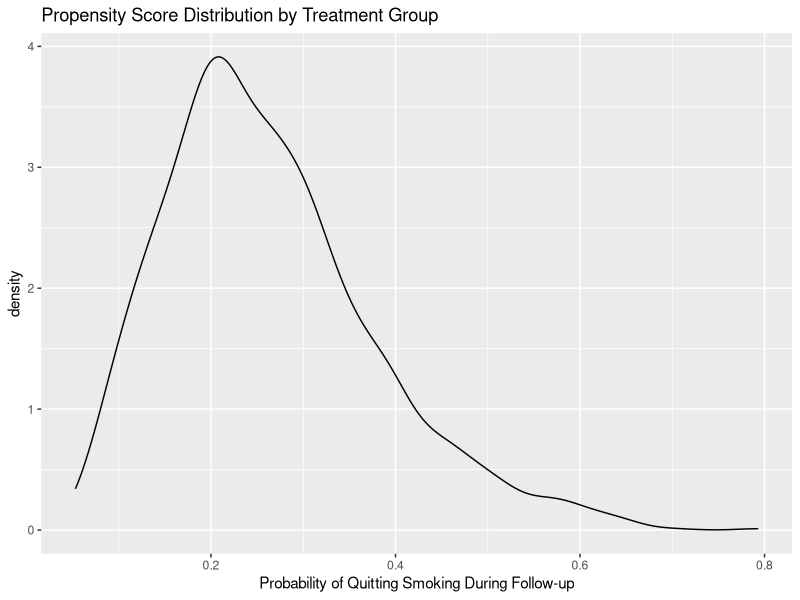
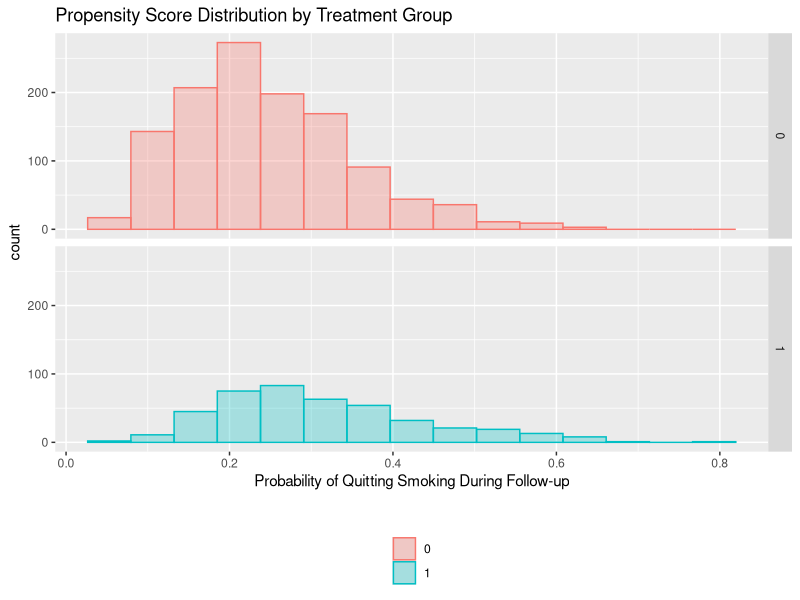

Reproduce these figures in R, in order.
## ---- chunk 1
knitr::opts_chunk$set(collapse = TRUE, comment = '#>')
## ---- chunk 2
library(here)
## ---- chunk 3
#install.packages("readxl") # install package if required
library("readxl")

nhefs <- read_excel(here("data", "NHEFS.xls"))
nhefs$cens <- ifelse(is.na(nhefs$wt82), 1, 0)

# regression on covariates, allowing for some effect modification
fit <- glm(wt82_71 ~ qsmk + sex + race + age + I(age*age) + as.factor(education)
           + smokeintensity + I(smokeintensity*smokeintensity) + smokeyrs
           + I(smokeyrs*smokeyrs) + as.factor(exercise) + as.factor(active)
           + wt71 + I(wt71*wt71) + I(qsmk*smokeintensity), data=nhefs)
summary(fit)

# (step 1) build the contrast matrix with all zeros
# this function builds the blank matrix 
# install.packages("multcomp") # install packages if necessary
library("multcomp")
makeContrastMatrix <- function(model, nrow, names) {
  m <- matrix(0, nrow = nrow, ncol = length(coef(model)))
  colnames(m) <- names(coef(model))
  rownames(m) <- names
  return(m)
}
K1 <-
  makeContrastMatrix(
    fit,
    2,
    c(
      'Effect of Quitting Smoking at Smokeintensity of 5',
      'Effect of Quitting Smoking at Smokeintensity of 40'
    )
  )
# (step 2) fill in the relevant non-zero elements 
K1[1:2, 'qsmk'] <- 1
K1[1:2, 'I(qsmk * smokeintensity)'] <- c(5, 40)

# (step 3) check the contrast matrix
K1 

# (step 4) estimate the contrasts, get tests and confidence intervals for them
estimates1 <- glht(fit, K1)
  summary(estimates1)
  confint(estimates1)

# regression on covariates, not allowing for effect modification
fit2 <- glm(wt82_71 ~ qsmk + sex + race + age + I(age*age) + as.factor(education)
           + smokeintensity + I(smokeintensity*smokeintensity) + smokeyrs
           + I(smokeyrs*smokeyrs) + as.factor(exercise) + as.factor(active)
           + wt71 + I(wt71*wt71), data=nhefs)
  
summary(fit2)
## ---- chunk 4
fit3 <- glm(qsmk ~ sex + race + age + I(age*age) + as.factor(education)
            + smokeintensity + I(smokeintensity*smokeintensity) + smokeyrs
            + I(smokeyrs*smokeyrs) + as.factor(exercise) + as.factor(active)
            + wt71 + I(wt71*wt71), data=nhefs, family=binomial())
summary(fit3)
nhefs$ps <- predict(fit3, nhefs, type="response")

summary(nhefs$ps[nhefs$qsmk==0])
summary(nhefs$ps[nhefs$qsmk==1])

# # plotting the estimated propensity score
# install.packages("ggplot2") # install packages if necessary
# install.packages("dplyr")
library("ggplot2")
library("dplyr")
ggplot(nhefs, aes(x = ps, fill = qsmk)) + geom_density(alpha = 0.2) +
  xlab('Probability of Quitting Smoking During Follow-up') +
  ggtitle('Propensity Score Distribution by Treatment Group') +
  scale_fill_discrete('') +
  theme(legend.position = 'bottom', legend.direction = 'vertical')

# alternative plot with histograms
nhefs <- nhefs %>% mutate(qsmklabel = ifelse(qsmk == 1,
                       yes = 'Quit Smoking 1971-1982',
                       no = 'Did Not Quit Smoking 1971-1982'))
ggplot(nhefs, aes(x = ps, fill = as.factor(qsmk), color = as.factor(qsmk))) +
  geom_histogram(alpha = 0.3, position = 'identity', bins=15) +
  facet_grid(as.factor(qsmk) ~ .) +
  xlab('Probability of Quitting Smoking During Follow-up') +
  ggtitle('Propensity Score Distribution by Treatment Group') +
  scale_fill_discrete('') +
  scale_color_discrete('') +
  theme(legend.position = 'bottom', legend.direction = 'vertical')
## ---- chunk 5
# calculation of deciles
nhefs$ps.dec <- cut(nhefs$ps, 
                    breaks=c(quantile(nhefs$ps, probs=seq(0,1,0.1))),
                    labels=seq(1:10),
                    include.lowest=TRUE)

#install.packages("psych") # install package if required
library("psych")
describeBy(nhefs$ps, list(nhefs$ps.dec, nhefs$qsmk))

# function to create deciles easily
decile <- function(x) {
  return(factor(quantcut(x, seq(0, 1, 0.1), labels = FALSE)))
}

# regression on PS deciles, allowing for effect modification
for (deciles in c(1:10)) {
  print(t.test(wt82_71~qsmk, data=nhefs[which(nhefs$ps.dec==deciles),]))
}

# regression on PS deciles, not allowing for effect modification
fit.psdec <- glm(wt82_71 ~ qsmk + as.factor(ps.dec), data = nhefs)
summary(fit.psdec)
confint.lm(fit.psdec)
## ---- chunk 6
#install.packages("boot") # install package if required
library("boot")

# standardization by propensity score, agnostic regarding effect modification 
std.ps <- function(data, indices) {
  d <- data[indices,] # 1st copy: equal to original one`
  # calculating propensity scores
  ps.fit <- glm(qsmk ~ sex + race + age + I(age*age) 
                + as.factor(education) + smokeintensity
                + I(smokeintensity*smokeintensity) + smokeyrs
                + I(smokeyrs*smokeyrs) + as.factor(exercise)
                + as.factor(active) + wt71 + I(wt71*wt71),
                data=d, family=binomial())
  d$pscore <- predict(ps.fit, d, type="response")
  
  # create a dataset with 3 copies of each subject
  d$interv <- -1 # 1st copy: equal to original one`
  d0 <- d # 2nd copy: treatment set to 0, outcome to missing
  d0$interv <- 0
  d0$qsmk <- 0
  d0$wt82_71 <- NA
  d1 <- d # 3rd copy: treatment set to 1, outcome to missing
  d1$interv <- 1
  d1$qsmk <- 1
  d1$wt82_71 <- NA
  d.onesample <- rbind(d, d0, d1) # combining datasets

  std.fit <- glm(wt82_71 ~ qsmk + pscore + I(qsmk*pscore), data=d.onesample)
  d.onesample$predicted_meanY <- predict(std.fit, d.onesample)

  # estimate mean outcome in each of the groups interv=-1, interv=0, and interv=1
  return(c(mean(d.onesample$predicted_meanY[d.onesample$interv==-1]),
           mean(d.onesample$predicted_meanY[d.onesample$interv==0]),
           mean(d.onesample$predicted_meanY[d.onesample$interv==1]),
           mean(d.onesample$predicted_meanY[d.onesample$interv==1])-
             mean(d.onesample$predicted_meanY[d.onesample$interv==0])))
}

# bootstrap
results <- boot(data=nhefs, statistic=std.ps, R=5)

# generating confidence intervals
se <- c(sd(results$t[,1]), sd(results$t[,2]), 
        sd(results$t[,3]), sd(results$t[,4]))
mean <- results$t0
ll <- mean - qnorm(0.975)*se
ul <- mean + qnorm(0.975)*se

bootstrap <- data.frame(cbind(c("Observed", "No Treatment", "Treatment", 
                                "Treatment - No Treatment"), mean, se, ll, ul))
bootstrap
## ---- chunk 7
# regression on the propensity score (linear term)
model6 <- glm(wt82_71 ~ qsmk + ps, data = nhefs) # p.qsmk
summary(model6)

# standarization on the propensity score
# (step 1) create two new datasets, one with all treated and one with all untreated
treated <- nhefs
  treated$qsmk <- 1

untreated <- nhefs
  untreated$qsmk <- 0

# (step 2) predict values for everyone in each new dataset based on above model
treated$pred.y <- predict(model6, treated)
untreated$pred.y <- predict(model6, untreated)

# (step 3) compare mean weight loss had all been treated vs. that had all been untreated
mean1 <- mean(treated$pred.y, na.rm = TRUE)
mean0 <- mean(untreated$pred.y, na.rm = TRUE)
mean1
mean0
mean1 - mean0

# (step 4) bootstrap a confidence interval
# number of bootstraps
nboot <- 100
# set up a matrix to store results
boots <- data.frame(i = 1:nboot,
                    mean1 = NA,
                    mean0 = NA,
                    difference = NA)
# loop to perform the bootstrapping
nhefs <- subset(nhefs, !is.na(ps) & !is.na(wt82_71)) # p.qsmk
for(i in 1:nboot) {
  # sample with replacement
  sampl <- nhefs[sample(1:nrow(nhefs), nrow(nhefs), replace = TRUE), ]
  
  # fit the model in the bootstrap sample
  bootmod <- glm(wt82_71 ~ qsmk + ps, data = sampl) # ps
  
  # create new datasets
  sampl.treated <- sampl %>%
    mutate(qsmk = 1)
  
  sampl.untreated <- sampl %>%
    mutate(qsmk = 0)
  
  # predict values
  sampl.treated$pred.y <- predict(bootmod, sampl.treated)
  sampl.untreated$pred.y <- predict(bootmod, sampl.untreated)
  
  # output results 
  boots[i, 'mean1'] <- mean(sampl.treated$pred.y, na.rm = TRUE)
  boots[i, 'mean0'] <- mean(sampl.untreated$pred.y, na.rm = TRUE)
  boots[i, 'difference'] <- boots[i, 'mean1'] - boots[i, 'mean0']
  
  # once loop is done, print the results
  if(i == nboot) {
    cat('95% CI for the causal mean difference\n')
    cat(mean(boots$difference) - 1.96*sd(boots$difference), 
        ',',
        mean(boots$difference) + 1.96*sd(boots$difference))
  }
}
